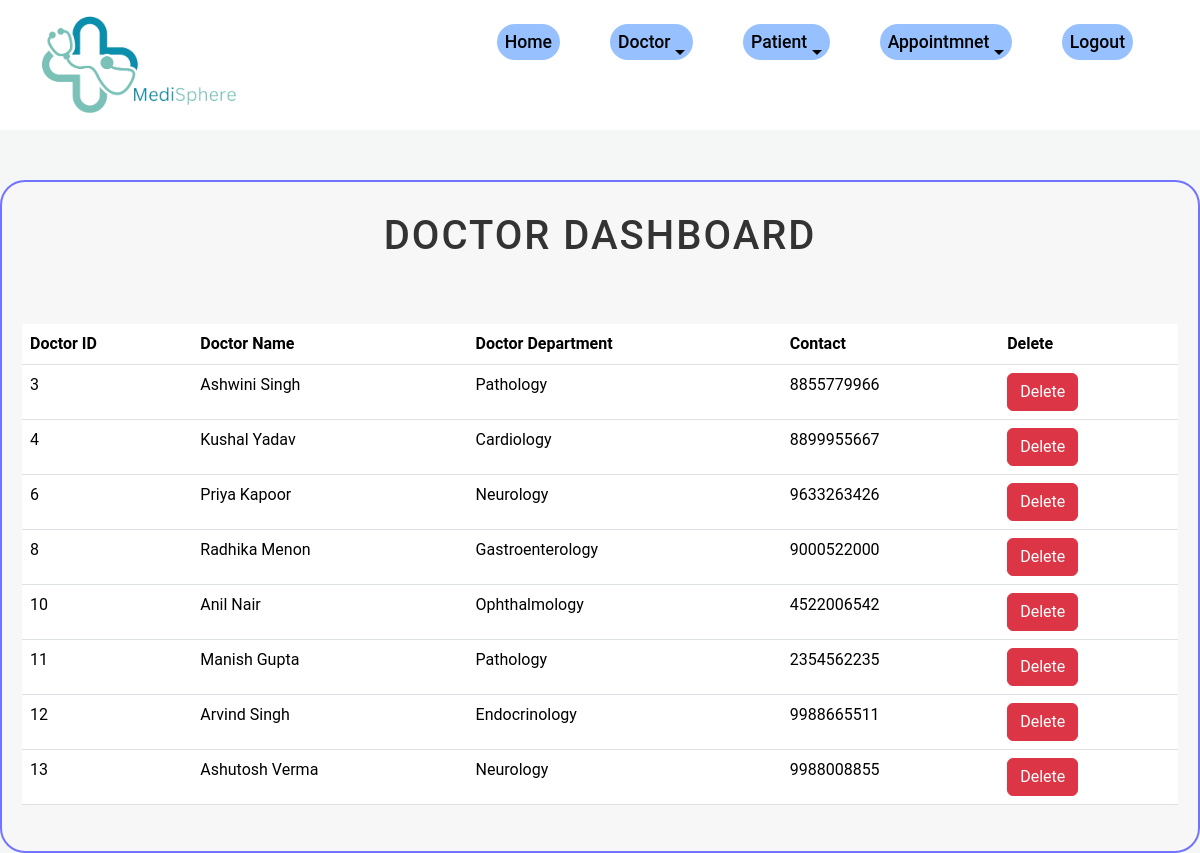
/view_doctor/ (signed in), run on the app's committed database.
### Hospital/models.py (models this page shows, shortened)
class Doctor(models.Model):
    name = models.CharField(max_length=40)
    department = models.CharField(max_length=40)
    mobile = models.IntegerField()

### Hospital/views.py (the view)
# urls.py: path("view_doctor/", View_Doctor, name="view_doctor"),
def View_Doctor(request):
        if not request.user.is_staff:
            return redirect('login')
        doc = Doctor.objects.all()
        d = {'doc' :doc}
        return render(request,'view_doctor.html',d)

### Hospital/templates/view_doctor.html
{% extends "navigationbar.html" %}
{% load static %}
{% block body %}
<head>
    <link rel="stylesheet" href="{% static 'css/view_doctor.css' %}">
</head>
<div class="container-view-doctor" style="margin-top: 50px;">
    <h2 class="text-center">Doctor Dashboard</h2>
<br>
<table class="table table-hover" id="example"  style="width:100%">
    <thead>
        <tr>
            <th>Doctor ID</th>
            <th>Doctor Name</th>
            <th>Doctor Department</th>
            <th>Contact</th>
            <th>Delete</th>
        </tr>
    </thead>
    <tbody>
    {% for i in doc %}
    <tr>
        <td>{{i.id}}</td>
        <td>{{i.name}}</td>
        <td>{{i.department}}</td>
        <td>{{i.mobile }}</td>
        <td><a href=" {% url 'delete_doctor' i.id %}" onclick="return confirm('Delete Record ? ')"   class="btn btn-danger">Delete</a></td>
    </tr>
    {% endfor %}
    </tbody>
</table>
</div>
{% endblock %}

### Hospital/templates/navigationbar.html (shortened to what this page needs)
<!DOCTYPE html>
<html lang="en">
<head>
  {% load static %}
  <link rel="stylesheet" href="https://cdn.jsdelivr.net/npm/bootstrap@5.3.2/dist/css/bootstrap.min.css">
  <link rel="stylesheet" href="https://cdnjs.cloudflare.com/ajax/libs/font-awesome/6.6.0/css/all.min.css">
<link rel="stylesheet" href="https://cdn.datatables.net/2.1.4/css/dataTables.dataTables.css">
<link rel="stylesheet" href="https://cdn.datatables.net/buttons/3.1.1/css/buttons.dataTables.css">
<link rel="stylesheet" type="text/css"  href="{% static 'css/style.css' %}">
</head>
<body>
<nav class="navbar navbar-expand-sm navbar-dark " id="navbar-main">
  <div class="container">
    <a class="navbar-brand" href="#" id="anchor">
      <img src="{% static 'images\MedisphereSharpBgRemCrop.png' %}" alt="logo" id="logo">
      </a>
      <div class="collapse navbar-collapse " id="myMenu">
        <ul class="navbar-nav text-center ms-auto fs-4">
          {% if request.user.is_staff %}
          <li class="nav-item"><a class="nav-link" href="{% url 'home' %}">Home</a></li>
          <li class="nav-item  dropdown"><a class="nav-link dropdown-toggle" data-bs-toggle="dropdown" href="#">Doctor</a>
          </li>
          <li class="nav-item  dropdown"><a class="nav-link dropdown-toggle" data-bs-toggle="dropdown" href="#">Patient</a>
            </li>
            <li class="nav-item  dropdown"><a class="nav-link dropdown-toggle" data-bs-toggle="dropdown" href="#">Appointmnet</a>
              </li>
          <li class="nav-item"><a class="nav-link" href="{% url 'logout' %}">Logout</a></li>
          {% endif %}
        </ul>
      </div>
    </div>
</nav>
{% block body %}
{% endblock %}
</body>
</html>

### Hospital/static/css/style.css (style rules this page uses)
#navbar-main { display: flex; background-color: #fff; background-size: 100px; }
#navbar-main #anchor { color: rgb(250, 254, 255)!important; }
.navbar-brand img { display: flex; max-width: 200px; max-height: 200px; }
.nav-item { margin: 0 15px; }
#navbar-main .nav-link { display: flex; justify-content: space-between; align-items: end; }
.navbar-nav .nav-link { display: flex; width: auto; height: auto; margin-top: 15px; margin-bottom: 60px; margin-left: 10px; margin-right: 10px; padding-top: 5px; padding-bottom: 5px; font-weight: 500; color: rgb(0, 0, 0); text-decoration: none; font-size: 1.1rem; border-radius: 140px; background-color: #97c0ff; align-items: center; justify-content: center; }
h2.text-center { margin-bottom: 40px; font-size: 2.5rem; color: #333; text-transform: uppercase; letter-spacing: 2px; }
body { font-family: 'Roboto', sans-serif; background-color: #f4f7f6; color: #333; margin: 0; padding: 0; }

### Hospital/static/css/view_doctor.css (style rules this page uses)
.container-view-doctor { justify-content: center; align-items: center; background-color: #f7f7f7; border-radius: 25px; border:2px solid #7274ff; padding: 30px 20px; }

### data on the page
Doctor: id "3", name "Ashwini Singh", department "Pathology", mobile "8855779966"
Doctor: id "4", name "Kushal Yadav", department "Cardiology", mobile "8899955667"
Doctor: id "6", name "Priya Kapoor", department "Neurology", mobile "9633263426"
Doctor: id "8", name "Radhika Menon", department "Gastroenterology", mobile "9000522000"
Doctor: id "10", name "Anil Nair", department "Ophthalmology", mobile "4522006542"
Doctor: id "11", name "Manish Gupta", department "Pathology", mobile "2354562235"
Doctor: id "12", name "Arvind Singh", department "Endocrinology", mobile "9988665511"
Doctor: id "13", name "Ashutosh Verma", department "Neurology", mobile "9988008855"
